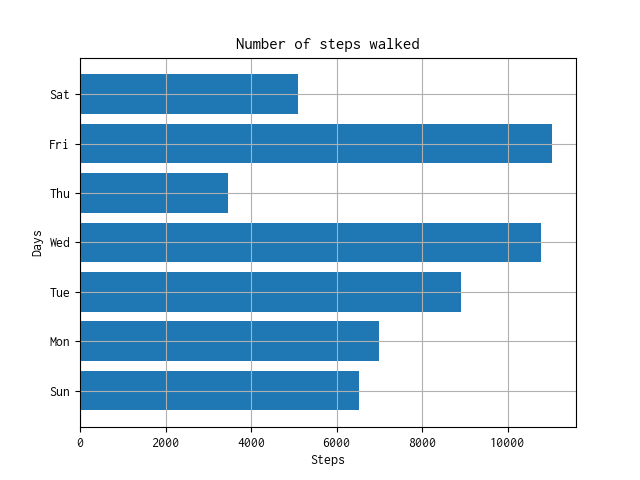

Source code (Python):
import matplotlib.pyplot as plt

def create_bar_chart(data, labels):
    num_bars = len(data)
    positions = range(1, num_bars + 1)
    plt.barh(positions, data, align='center')
    plt.yticks(positions, labels)
    plt.xlabel('Steps')
    plt.ylabel('Days')
    plt.title('Number of steps walked')
    plt.grid()
    plt.savefig('bar_chart.png')
    
if __name__ == '__main__':
    steps = [6534, 7000, 8900, 10786, 3467, 11045, 5095]
    labels = ['Sun', 'Mon', 'Tue', 'Wed', 'Thu', 'Fri', 'Sat']
    create_bar_chart(steps, labels)
